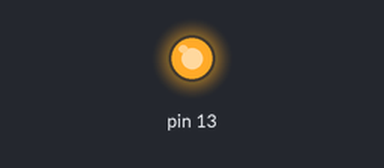
Recording of a sketch running on a simulated Arduino Uno, built with avr-gcc and run on an emulated ATmega328P. Shown: output pins drawn as LEDs (lit = HIGH).

Above: at 0.5 s.
At 39.0 s:
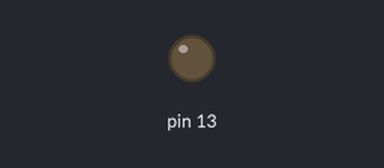
Timing chart, 0 to 58.5 s (numbered marks = the images above):
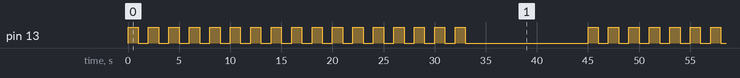

The sketch:

sketch_junLED01a.ino
```cpp
void setup() {
  pinMode(13,OUTPUT);
  // put your setup code here, to run once:

}

void loop() {
  int i;

  while(i<17){
  digitalWrite(13,HIGH);
  delay(1000);
  digitalWrite(13,LOW);
  delay(1000);
  i++;
  }
  delay(11000);
  // put your main code here, to run repeatedly:

}
```

Measured:
- by itself, pin 13: repeats every 45.0 s: HIGH 1.0 s, LOW 12.0 s, 16 × (HIGH 1.0 s, LOW 1.0 s)
- by itself, everything shown: repeats every 45.0 s, in 34 steps
